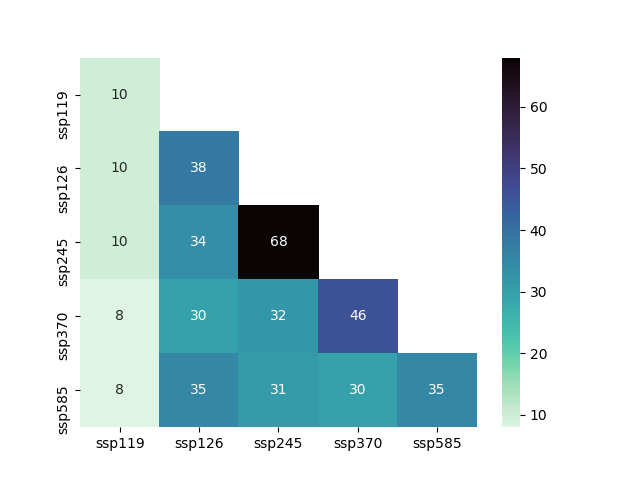

Generate this figure with Python:
import itertools
import matplotlib.pyplot as plt
import numpy as np
import pandas as pd
import seaborn as sn

varcount = pd.read_csv('CMIP6_for_CORDEX_Summary.csv')

rcm_bc_avail = varcount.iloc[:,4:] == 'RCM'
rcm_bc_avail_crosscount = rcm_bc_avail.T.dot(rcm_bc_avail*1)
fout = open('scenario_stats.txt', 'w')
print(rcm_bc_avail_crosscount, file=fout)
trinan = np.where(1-np.tril(np.ones([5,5])),np.nan, 0)
snplot = sn.heatmap(rcm_bc_avail_crosscount + trinan, annot = True, cmap='mako_r')
snplot.get_figure().savefig('scenario_stats.png')
# 3 scenario combination availability
for comb in itertools.combinations(rcm_bc_avail.columns, 3):
  mem_avail = rcm_bc_avail[list(comb)].sum(axis=1)==3
  models_avail = sorted(set(varcount['model'][mem_avail]))
  print(f'\n{comb}: {mem_avail.sum()} ({len(models_avail)} models)', file=fout)
  [print(f'  {x}', file=fout) for x in models_avail]
  print(varcount[["model","run"]][mem_avail].to_string(index=False), file=fout)
fout.close()

